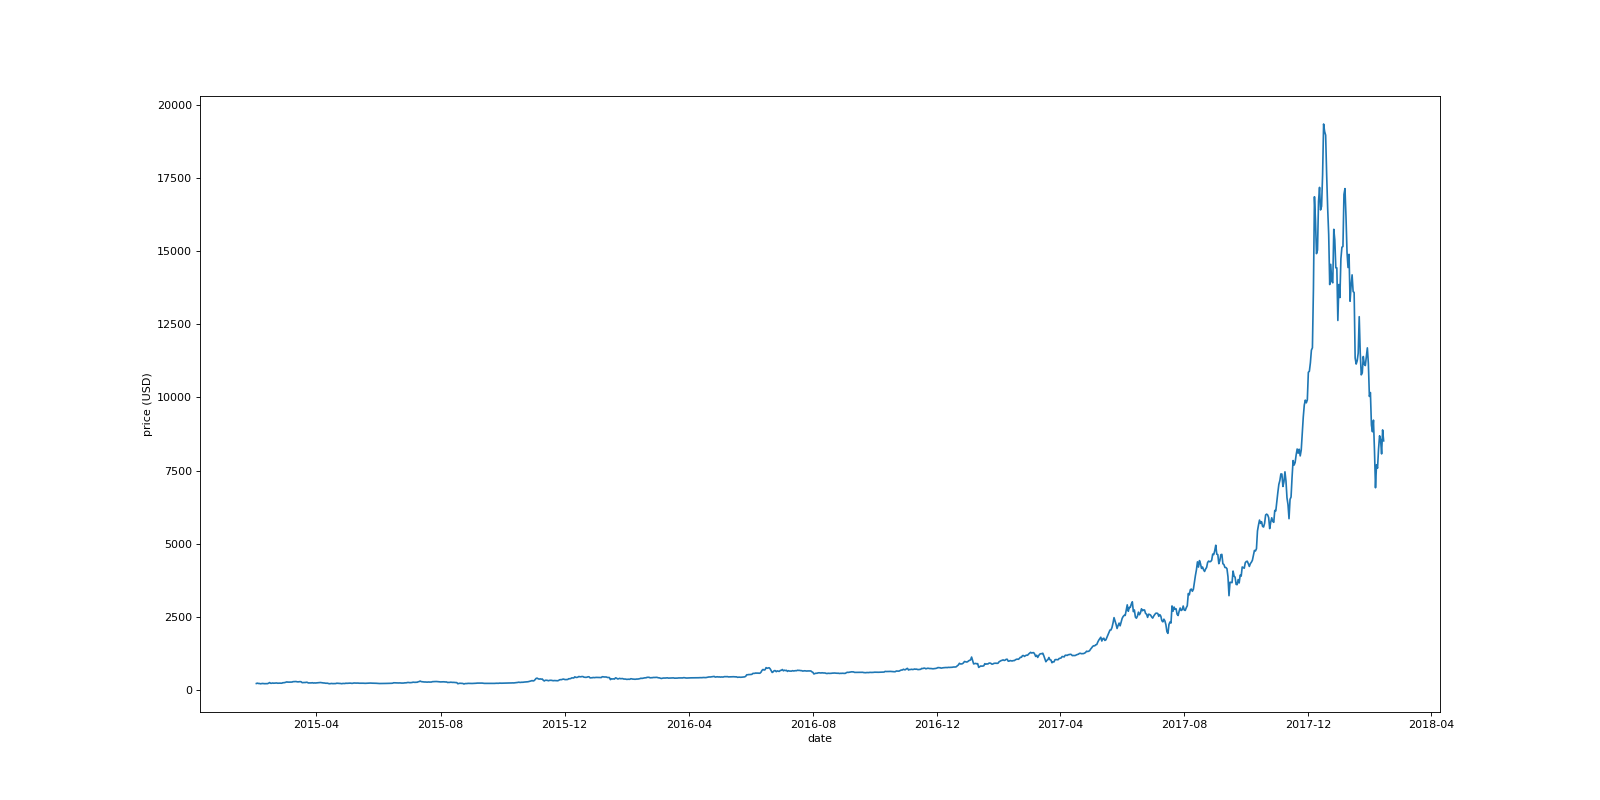

This figure's Python source:
import pandas as pd
import matplotlib.pyplot as plt

read_from = '/home/brandon/Northeastern/1b_Spring18/EECE_2300/3_15_2lmao/btc_prediction/src/data/price_data.csv'
prices = pd.read_csv(filepath_or_buffer=read_from, infer_datetime_format=True)
prices = prices.set_index(prices.columns[0])
prices = prices.set_index(pd.DatetimeIndex(prices.index).to_pydatetime())

plt.plot(prices.index, prices.price)

plt.savefig('prices.png')

